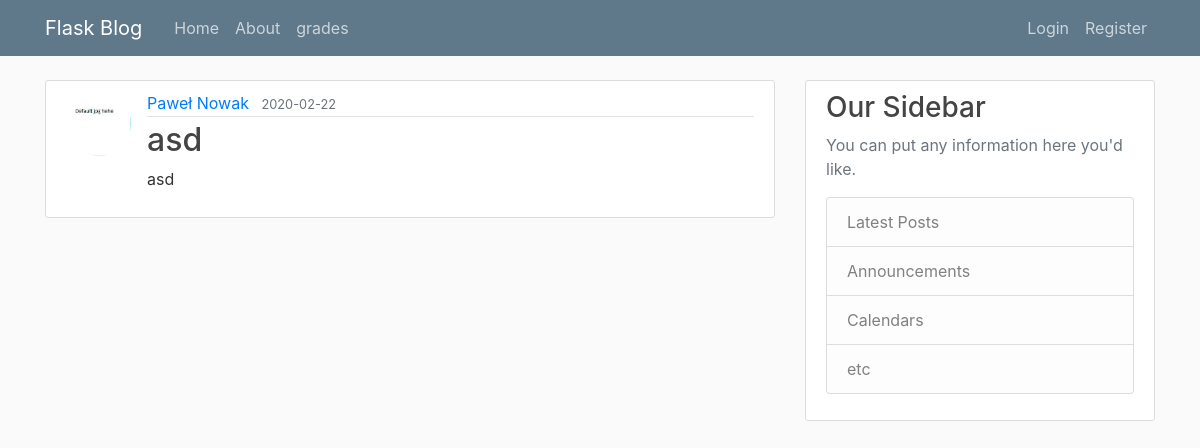
The page /post/2 on the database as committed earlier.
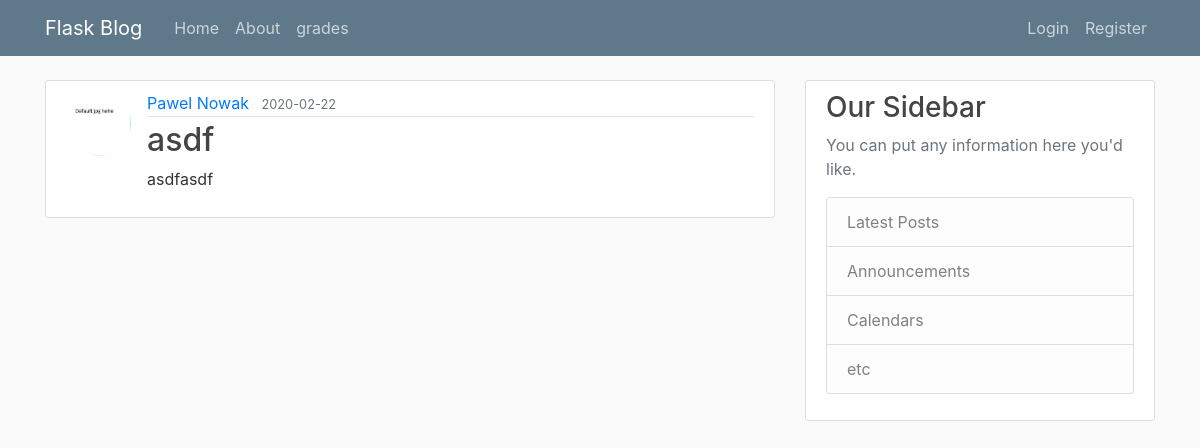
The same page on the database as committed later.
### flaskblog/models.py (models this page shows, shortened)
class User(db.Model, UserMixin):
    id = db.Column(db.Integer, primary_key=True)
    username = db.Column(db.String(20), unique=True, nullable=False)
    email = db.Column(db.String(120), unique=True, nullable=False)
    image_file = db.Column(db.String(20), nullable=False, default='default.jpg')
    password = db.Column(db.String(60), nullable=False)
    posts = db.relationship('Post', backref='author', lazy=True)
    first_name = db.Column(db.String(50), nullable=False)
    last_name = db.Column(db.String(50), nullable=False)

class Post(db.Model):
    id = db.Column(db.Integer, primary_key=True)
    title = db.Column(db.String(100), nullable=False)
    date_posted = db.Column(db.DateTime, nullable=False, default=datetime.utcnow)
    content = db.Column(db.Text, nullable=False)
    user_id = db.Column(db.Integer, db.ForeignKey('user.id'), nullable=False)

### flaskblog/routes.py (the view)
@app.route("/post/<int:post_id>")
def post(post_id):
    post = Post.query.get_or_404(post_id)
    return render_template('post.html', title=post.title, post=post)

### flaskblog/templates/post.html (shortened to what this page needs)
{% extends "layout.html" %}
{% block content %}
  <article class="media content-section">
    <img class="rounded-circle article-img" src="{{ url_for('static', filename='profile_pics/' + post.author.image_file) }}">
    <div class="media-body">
      <div class="article-metadata">
        <a class="mr-2" href="#">{{ post.author.first_name + ' ' + post.author.last_name }}</a>
        <small class="text-muted">{{ post.date_posted.strftime('%Y-%m-%d') }}</small>
      </div>
      <h2 class="article-title">{{ post.title }}</h2>
      <p class="article-content">{{ post.content }}</p>
    </div>
  </article>
{% endblock content %}

Rows that differ between the two databases and show on the page:
changed User: author "Paweł Nowak" → "Pawel Nowak"
changed Post: title "asd" → "asdf"; content "asd" → "asdfasdf"
